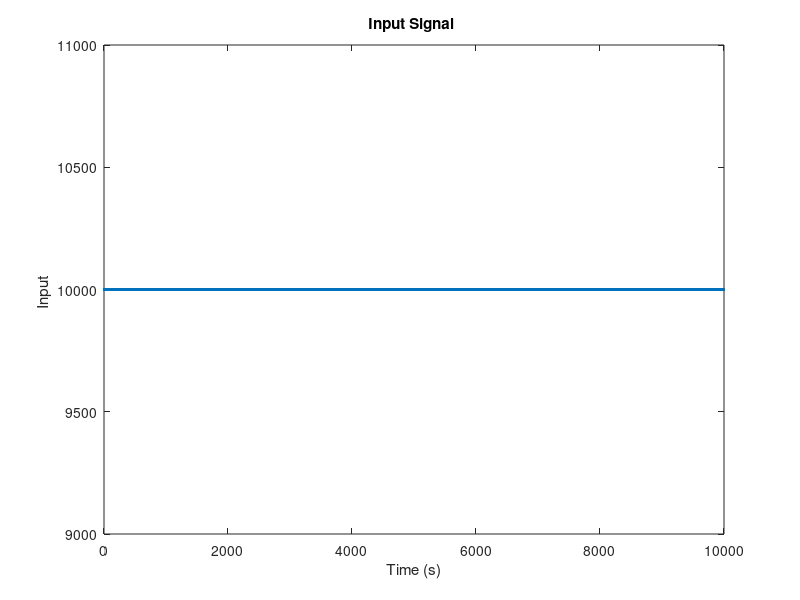

MATLAB code for this plot: (Note: this script raises an error after producing the figure.)
%% Filtering & Identification Practical Assignment 2
% Jane Doe #123456
% John Doe #654321

% St. id.: 5230543

%% Assignment 1
%%% Input signal
% We chose the following input signal because ...
% The following plot shows the input signal , you can see that ...
% u = [zeros(20,1);10000*ones(80,1)];
u = 10000*ones(10000,1);

figure(1)
plot (u,'.')
xlabel ('Time (s)')
ylabel ('Input ')
title ('Input Signal ')
%%% Sampling Frequency
% We found the sampling frequency by ...
fs1 = 100;
Ts1 = 1/fs1;
fs2 = 50;
Ts2 = 1/fs2;
fs3 = 25;
Ts3 = 1/fs3;
%%% Other important design choises
% We use the comments to provide clear motivations of all our design choices .
% Everything we comment directly under this header will be published as
% text .
% The text under the following line will be published as a green comment .
excitement_level = 100;
% Excitement level

STUDENTID = 5230543;
y1 = exciteSystem(STUDENTID,10000*ones(5/Ts1,1),fs1);
y2 = exciteSystem(STUDENTID,10000*ones(5/Ts2,1),fs2);
y3 = exciteSystem(STUDENTID,10000*ones(5/Ts3,1),fs3);
y_DCoffset =  exciteSystem(STUDENTID,zeros(5/Ts3,1),fs3);
mean(spike_filter(y_DCoffset))

% Linearity check
% u = 10000*ones(10/Ts1,1);
% y1 = exciteSystem(STUDENTID,u,fs1);
% y2 = exciteSystem(STUDENTID,2*u,fs1);

y_data1 = timeseries(y1,linspace(0,(size(y1,1)-1)*Ts1,size(y1,1)));
y_data2 = timeseries(y2,0:Ts2:(size(y2,1)-1)*Ts2);
y_data3 = timeseries(y3,0:Ts3:(size(y3,1)-1)*Ts3);
%y_data2 = timeseries(y2,0:1/(fs/2):99*(2/fs));
figure(2)
plot(y_data1,'.','LineWidth',5)
hold on
plot(y_data2,'.','LineWidth',5)
plot(y_data3,'.','LineWidth',5)
%ylim([-1500 1500])
hold off
xlabel ('Time (s)')
ylabel ('Measured value')
title ('Step response frequency dependence')
legend('fs=100','fs=50','fs=25')

%% Filtering the spikes
y1_filt = spike_filter(y1);

figure
plot(y1_filt,'.');

%% Linearity check
y_lin1 = exciteSystem(STUDENTID,10000*ones(5/Ts2,1),fs2);
y_lin2 = exciteSystem(STUDENTID,2*10000*ones(5/Ts2,1),fs2);
y_lin3 = exciteSystem(STUDENTID,4*10000*ones(5/Ts2,1),fs2);

figure
plot(spike_filter(y_lin1),'.');
hold on
plot(spike_filter(y_lin2),'.');
plot(spike_filter(y_lin3),'.');
hold off
disp(max(spike_filter(y_lin2))/max(spike_filter(y_lin1)))
disp(max(spike_filter(y_lin3))/max(spike_filter(y_lin1)))

%% Delay
% Checked from the plot
delay = 0.9;

%%
plot(spike_filter(exciteSystem(STUDENTID,10000*ones(5/Ts1,1),fs1)),'.');

%% DC offset
for i = 1:2000
    y_all(i,:) = (spike_filter(exciteSystem(STUDENTID,0*10000*ones(5/Ts2,1),fs2)));
end
figure()
plot(sum(y_all,1)/2000)
mean(sum(y_all,1)/2000)
%hist(y_all)
%mean(y_all)
% y_data1 = timeseries(y1_filt,0:Ts1:(size(y1_filt,1)-1)*Ts1);
% %plot(y_data1,'.')
% 
% 
% for i=1:size(y_data1.Time,1)
%    if (y_data1.Time(i)>=0.8*time_delay)
%        
%    end
% end
% omega = 2*pi;
% sim_time = 20;
% t = 0:Ts2:sim_time-Ts2;
% u = [0*1000000*sin(omega*t(1:size(t,2)*0.8)) zeros(1,size(t,2)*0.2)];
% figure(5)
% hold on
% %plot(0:Ts2:sim_time-Ts2,u,'.')
% y = spike_filter(exciteSystem(STUDENTID,u,fs2));
% plot(t,y,'.')
% mean(y)

%% Persistency of excitation
omega = 2*pi/4;
sim_time = 60;
t = 0:Ts1:sim_time-Ts1;
t_length = size(t,2);
ramp = linspace(1,4,t_length*0.6);
%ramp = [linspace(1,4,size(t,2)/2) linspace(4,1,size(t,2)/2)];
u = [zeros(1,t_length*0.2)...
    sin(2*pi/(2*40)*t(1:t_length*0.6)).*...
    (1000000*sin(omega*(ramp.*t(1:t_length*0.6))))...
    zeros(1,t_length*0.2)];
figure()
hold on
plot(0:Ts1:sim_time-Ts1,u,'.')

y = spike_filter(exciteSystem(STUDENTID,u,fs1));
plot(t,y,'.')
hold off

s = 50;
U_0sN = hankel(u(1:s),u(s:end));
Y_0sN = hankel(y(1:s),y(s:end));
rank(U_0sN)
figure()
semilogy(svd(Y_0sN),'x')

%% Bandwidth check
max_values = zeros(size(10:10:270,2),1);
min_values = zeros(size(10:10:270,2),1);
for i = 10:10:270
    %omega = 2*pi/2*i/1000;
    omega = 2/2*i/1000;
    h = 0.4/omega;
    sim_time = 40;
    t = 0:Ts2:sim_time-Ts2;
    u = 10000*sin(omega*t);
    y = spike_filter(exciteSystem(STUDENTID,u,1/h));
    max_values(i) = max(y);
    min_values(i) = min(y);
end

%%
for i = 500
    omega = 2*pi/2*i/100;
    h = 0.4/omega;
    sim_time = 40;
    t = 0:Ts2:sim_time-Ts2;
    u = 10000*sin(omega*t);
    y = spike_filter(exciteSystem(STUDENTID,u,1/h));
    max_values(i) = max(y);
    min_values(i) = min(y);
end

%% Assignment 2: Identification
%%% Model Estimation
% We use the following identification method because ...
% As you can see in our figure , we can expect that ...

delay = 0.9;
%delay_samples = 0.9/Ts1;
delay_samples = 93;
y_nodelay = y(delay_samples:end);
u_nodelay = u(1:end-delay_samples+1)';

r = 0.6;
lim = floor(size(u_nodelay,1)*r);

method = 'po-moesp';
n = 5;
s = 50;
[A,B,C,D,x0,sv] = subspaceID(u_nodelay(1:lim),y_nodelay(1:lim),s,n,method);
[yhat,xhat] = simsystem(A,B,C,D,x0,u_nodelay);

%%
figure
hold on
plot(y_nodelay,'.')
plot(yhat,'.')

%% Results
figure
hold on
plot(y_nodelay(lim+1:end),'.')
plot(yhat(lim+1:end),'.')
vaf(y_nodelay(lim+1:end),yhat(lim+1:end))

%% Residual
figure()
res = y_nodelay-yhat;
res_data = timeseries(res,0:Ts1:(size(y_nodelay,1)-1)*Ts1);
%autocorr(res)
[c,lags] = xcorr(res,20,'normalized');
stem(lags,c)

%%
%phi = xcorr(res,u_nodelay);
[c,lags] = xcorr(res,u_nodelay,20,'normalized');
stem(lags,c)

%%
y_zeroinput = spike_filter(exciteSystem(STUDENTID,0*u,fs1));
%plot(y_zeroinput)
[c,lags] = xcorr(y_zeroinput,20,'normalized');
stem(lags,c)

%% Assignment 3: Validation
%%% VAF
morecode = 1+1;
%%% Conlusions
% after going through the id - cycle many times we found that by doing this
% and that our results improved ....
scaler = 10;
uv=zeros(400*scaler,1);
uv(20*scaler:30*scaler,1)=100000;
uv(50*scaler:70*scaler,1)=200000;
uv(70*scaler:90*scaler,1)=-200000;
uv(130*scaler:140*scaler,1)=300000;
uv(180*scaler:190*scaler,1)=-100000;

yv = spike_filter(exciteSystem(STUDENTID,uv,fs1));
y_uf = exciteSystem(STUDENTID,uv,fs1);
yv_uf_nodelay = y_uf(delay_samples:end);

yv_nodelay = yv(delay_samples:end);
uv_nodelay = uv(1:end-delay_samples+1);

method = 'po-moesp';
n = 2;
s = 50;
[Av,Bv,Cv,Dv,x0v,svv] = subspaceID(uv_nodelay,yv_nodelay,s,n,method);
[yhatv,xhatv] = simsystem(Av,Bv,Cv,Dv,x0v,uv_nodelay);

figure
hold on
plot(yv_nodelay,'.')
%plot(yv_uf_nodelay(),'.')
plot(yhatv,'.')

%%
vaf(yv_nodelay,yhatv)

%% Functions
function [A,B,C,D,x0,sv] = subspaceID(u,y,s,n,method)
% Function INPUT 
% u         system input (matrix of size N x m)
% y         system output (matrix of size N x l)
% s         block size (scalar)
% n         model order (scalar)
% method    method (string e.g. 'moesp')
%
% Function OUTPUT
% A         System matrix A (matrix of size n x n)
% B         System matrix B (matrix of size n x m)
% C         System matrix C (matrix of size l x n)
% D         System matrix D (matrix of size l x m)
% x0        Initial state (vector of size n x one)
% sv        Singular values (vector of size n x one)
    
    switch method
        case 'moesp'
            % Computation of the Hankel matrices
            UY = [hankel(u(1:s),u(s:end)); hankel(y(1:s),y(s:end))];
            
            % LQ factorization to get L22
            [~,R] = qr(UY',0);
            L = R(1:2*s,1:2*s)';
            L22 = L(size(L,1)/2+1:end,size(L,2)/2+1:end);
            
            % SVD of L22
            [U,S,~] = svd(L22,0);
            
        case 'pi-moesp'
            % Computation of the Hankel matrices
            U = hankel(u(1:2*s),u(2*s:end));
            Up = U(1:s,:);
            Uf = U(s+1:2*s,:);
            Y = hankel(y(1:2*s),y(2*s:end));
            Yp = Y(1:s,:);
            Yf = Y(s+1:2*s,:);
            
            % LQ factorization to get L32
            [~,R] = qr([Uf' Up' Yf'],0);
            L = R(1:3*s,1:3*s)';
            L32 = L(2*s+1:end,s+1:2*s);
            
            % SVD of L32
            [U,S,~] = svd(L32,0); 
            
        case 'po-moesp'
            % Computation of the Hankel matrices
            U = hankel(u(1:2*s),u(2*s:end));
            Up = U(1:s,:);
            Uf = U(s+1:2*s,:);
            Y = hankel(y(1:2*s),y(2*s:end));
            Yp = Y(1:s,:);
            Yf = Y(s+1:2*s,:);
            
            % Constructing the instrumental variable
            Z = [Up;Yp];
            
            % LQ factorization to get L32
            [~,R] = qr([Uf; Z; Yf]',0);
            L = R(1:4*s,1:4*s)';
            L32 = L(3*s+1:end,s+1:3*s);
            
            % SVD of L32
            [U,S,~] = svd(L32,0);
    end
    
    % Storing singular values in output 'sv'
    sv = diag(S);
    %semilogy(sv,'x')
            
    % Computing A by linear least squares
    A = U(1:s-1,1:n)\U(2:s,1:n);

    % Extracting C
    C = U(1,1:n);
    
    % Construction of the phi matrix transpose
    m = size(u,2);
    l = size(y,2);
    phi_t = zeros(size(y,1),n+n*m+l*m);
    for k=0:size(y,1)-1
        phi_t1 = C*(A^k);
        phi_t2 = zeros(1,n*m);
        for j=0:k-1
            phi_t2 = phi_t2 + kron(u(j+1),C*(A^(k-1-j)));
        end
        phi_t3 = u(k+1);
        phi_t(k+1,:) = [phi_t1 phi_t2 phi_t3];
    end

    % Linear least squares to get the solution vector
    sol = phi_t\y;
    
    % Extracting information from the vector
    x0 = sol(1:n);
    B = sol(n+1:end-1);
    D = sol(end);
end


function y_filt = spike_filter(y)
    std_dev = std(y);
    m = mean(y);

    y_filt = y;

    ws_start = 0;
    ws_end = 0;

    for i=1:size(y,1)
       if (y(i)>m+std_dev*4)
           if (ws_start == 0)
               ws_start = i-1;
           else
               % Nothing to do
           end
       else
           if (ws_start ~= 0)
               ws_end = i;

               % Doing the interpolation
               x = [ws_start; ws_end];
               v = [y(ws_start); y(ws_end)];
               xq = ws_start:ws_end;
               vq1 = interp1(x,v,xq);

               % Substituting with the correct values
               y_filt(xq) = vq1;

               ws_start = 0;
               ws_end = 0;
           end
       end 
    end
    
    if (ws_start ~= 0)
        y_filt(ws_start:end) = y_filt(ws_start);
    end
    
end

function v = vaf(y, y_est)
    % Variance Accounted For (VAF) | Percentage value (%)
    % y     : measured output
    % y_est : estimated output
    
    v = var(y - y_est) / var(y) ;
    v = 100 * ( 1 - v );
    
    if ( v < 0 )
        v = 0;
    end
end



